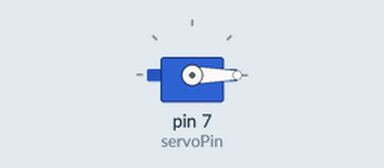
The sketch below on a simulated Arduino Uno, built with avr-gcc and run on an emulated ATmega328P. Parts: servo. Wiring (inferred from the names in the program): servo: signal pin 7. Servo pulses on a pin are drawn as a servo (544–2400 µs = 0–180°); what the sketch prints to the serial monitor is not drawn.

Above: at 0.05 s.
At 2.9 s:
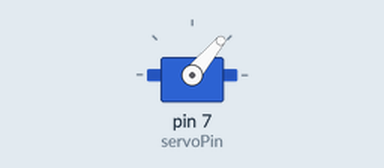
At 5.8 s:
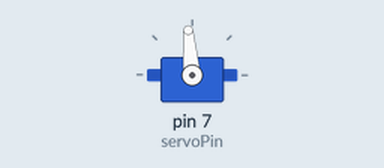
At 11.55 s:
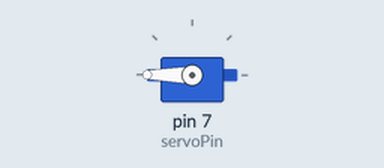
Timing chart, 0 to 15.2 s (numbered marks = the images above):
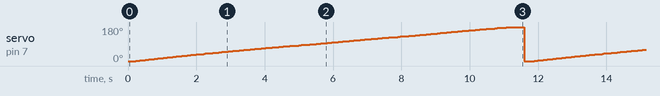

Measured:
- by itself, servo on pin 7 (servoPin): ramps from 0° to 180° and jumps back, once every 11.7 s

The sketch:

Servo_Testing.ino
```cpp
#define servoPin 7
int onTime =500;
int pos;
void setup() {
  pinMode(servoPin, OUTPUT);
  Serial.begin(9600);
}

void loop() {
    digitalWrite(servoPin, HIGH);
    delayMicroseconds(onTime); // Duration of the pusle in microseconds
    digitalWrite(servoPin, LOW);
    delayMicroseconds(20000-onTime); // 20ms - duration of the pusle
    Serial.println(onTime);
    if(onTime>2450)
      onTime = 500;
    else
      onTime++;
}
// 0 deg - 500us, 90deg - 1475us, 180deg - 2450us
```
